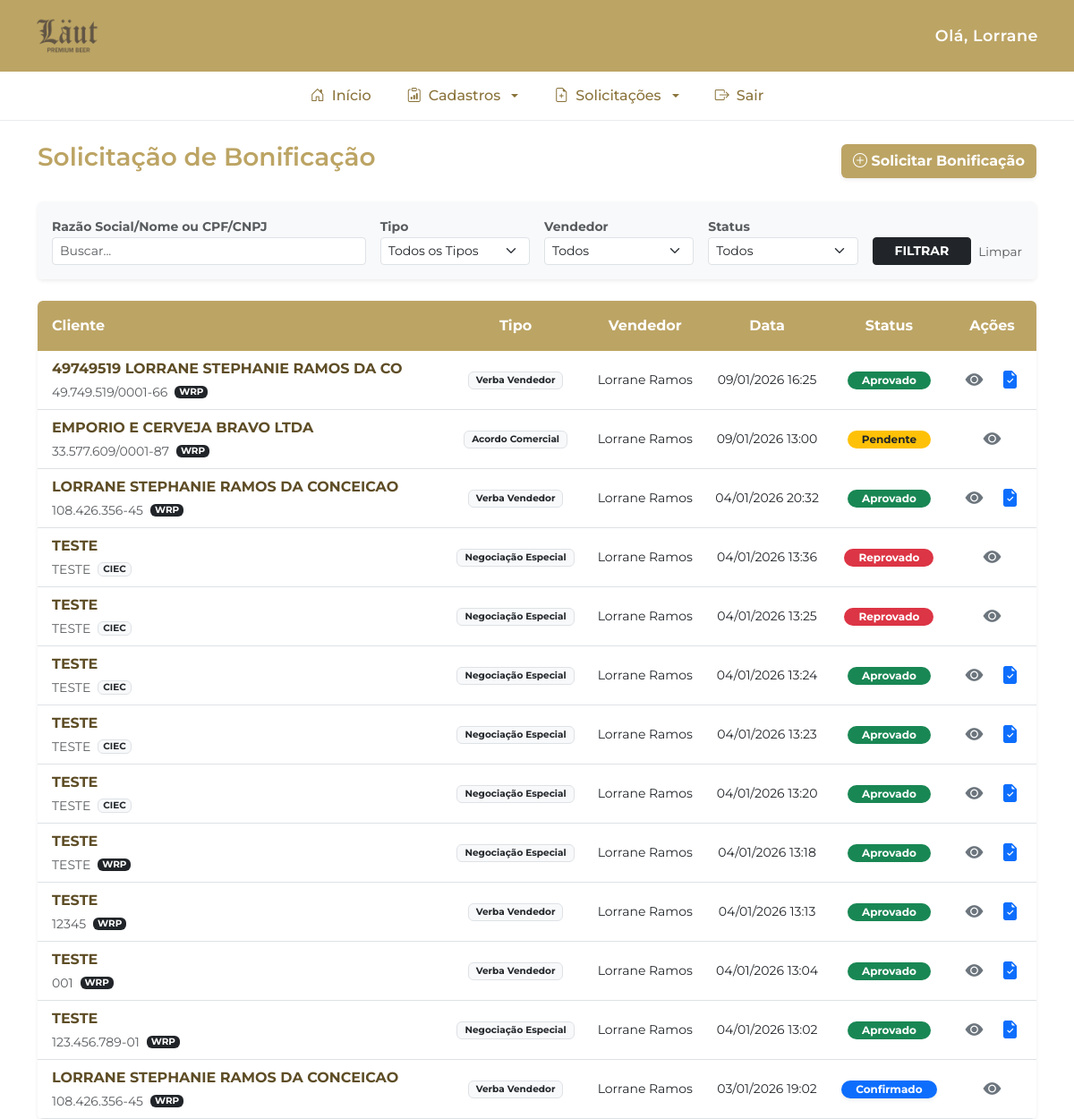
/solicitacoes/bonificacoes/ (signed in), run on the app's committed database.
### solicitacoes/models.py (models this page shows, shortened)
class Bonificacao(models.Model):
    TIPOS_CHOICES = [
        ('VERBA_VENDEDOR', 'Verba Vendedor'),
        ('ACORDO_COMERCIAL', 'Acordo Comercial'),
        ('NEGOCIACAO_ESPECIAL', 'Negociação Especial'),
    ]
    STATUS_CHOICES = [
        ('PENDENTE', 'Pendente'),
        ('APROVADO', 'Aprovado'),
        ('REPROVADO', 'Reprovado'),
    ]
    tipo = models.CharField(max_length=20, choices=TIPOS_CHOICES)
    vendedor = models.ForeignKey(User, on_delete=models.PROTECT)
    data_solicitacao = models.DateTimeField(auto_now_add=True)
    cliente_codigo = models.CharField(max_length=15)
    cliente_loja = models.CharField(max_length=4)
    cliente_razao_social = models.CharField(max_length=100)
    cliente_nome_fantasia = models.CharField(max_length=100)
    cliente_cpf_cnpj = models.CharField(max_length=18)
    cliente_grupo = models.CharField(max_length=50, blank=True, null=True)
    justificativa = models.TextField(verbose_name="Observação/Justificativa")
    status = models.CharField(max_length=15, choices=STATUS_CHOICES, default='PENDENTE')
    data_aprovacao = models.DateTimeField(null=True, blank=True)
    usuario_aprovador = models.ForeignKey(User, on_delete=models.SET_NULL, null=True, blank=True, related_name='aprovacoes')
    observacao_reprovacao = models.TextField(null=True, blank=True)
    pedido_protheus = models.CharField(max_length=20, blank=True, null=True)
    def get_total(self):
        return sum(item.valor_total for item in self.itens.all())
    class Meta:
        verbose_name = "Bonificação"
        verbose_name_plural = "Bonificações"

### solicitacoes/views.py (the view)
# urls.py: path('bonificacoes/', views.bonificacao_list, name='bonificacao_list'),
@login_required
def bonificacao_list(request):
    busca = request.GET.get('busca')
    tipo = request.GET.get('tipo')
    vendedor_id = request.GET.get('vendedor')
    status = request.GET.get('status')
    bonificacoes = Bonificacao.objects.all().order_by('-data_solicitacao')
    if busca:
        bonificacoes = bonificacoes.filter(
            Q(cliente_razao_social__icontains=busca) |
            Q(cliente_cpf_cnpj__icontains=busca)
        )
    if tipo:
        bonificacoes = bonificacoes.filter(tipo=tipo)
    if vendedor_id:
        bonificacoes = bonificacoes.filter(vendedor_id=vendedor_id)
    if status:
        bonificacoes = bonificacoes.filter(status=status)
    usuarios = User.objects.filter(is_active=True).order_by('first_name')
    context = {
        'bonificacoes': bonificacoes,
        'usuarios': usuarios,
    }
    return render(request, 'solicitacoes/bonificacao_list.html', context)

### templates/solicitacoes/bonificacao_list.html (shortened to what this page needs)
{% extends 'base.html' %}
{% block content %}
<div class="d-flex justify-content-between align-items-center mb-4">
    <div>
        <h3 style="color: #bca464; font-weight: 600;">Solicitação de Bonificação</h3>
    </div>
    <a href="{% url 'criar_bonificacao' %}" class="btn text-white shadow-sm" style="background-color: #bca464;">
        <i class="bi bi-plus-circle"></i><strong> Solicitar Bonificação</strong>
    </a>
</div>
<div class="card border-0 shadow-sm mb-4">
    <div class="card-body bg-light rounded">
        <form method="GET" class="row g-3">
            <div class="col-md-4">
                <label class="small fw-bold text-muted">Razão Social/Nome ou CPF/CNPJ</label>
                <input type="text" name="busca" class="form-control form-control-sm" placeholder="Buscar..." value="{{ request.GET.busca }}">
            </div>
            <div class="col-md-2">
                <label class="small fw-bold text-muted">Tipo</label>
                <select name="tipo" class="form-select form-select-sm">
                    <option value="">Todos os Tipos</option>
                </select>
            </div>
            <div class="col-md-2">
                <label class="small fw-bold text-muted">Vendedor</label>
                <select name="vendedor" class="form-select form-select-sm">
                    <option value="">Todos</option>
                </select>
            </div>
            <div class="col-md-2">
                <label class="small fw-bold text-muted">Status</label>
                <select name="status" class="form-select form-select-sm">
                    <option value="">Todos</option>
                </select>
            </div>
            <div class="col-md-2 d-flex align-items-end gap-2">
                <button type="submit" class="btn btn-dark btn-sm w-100 fw-bold">FILTRAR</button>
                <a href="{% url request.resolver_match.url_name %}" class="btn btn-link btn-sm text-muted text-decoration-none border-0 p-0 mb-1" style="font-size: 0.85rem;">Limpar</a>
            </div>
        </form>
    </div>
</div>
<div class="table-responsive shadow-sm rounded text-dark">
    <table class="table table-hover align-middle mb-0 bg-white" id="tabelaBonificacoes">
        <thead>
            <tr style="cursor: pointer;">
                <th onclick="sortTable(0)" style="background-color: #bca464 !important; color: white !important; border: none;" class="py-3 px-3">Cliente</th>
                <th onclick="sortTable(1)" style="background-color: #bca464 !important; color: white !important; border: none;" class="py-3 text-center">Tipo</th>
                <th onclick="sortTable(2)" style="background-color: #bca464 !important; color: white !important; border: none;" class="py-3 text-center">Vendedor</th>
                <th onclick="sortTable(3)" style="background-color: #bca464 !important; color: white !important; border: none;" class="py-3 text-center">Data</th>
                <th onclick="sortTable(4)" style="background-color: #bca464 !important; color: white !important; border: none;" class="py-3 text-center">Status</th>
                <th style="background-color: #bca464 !important; color: white !important; border: none;" class="py-3 text-center">Ações</th>
            </tr>
        </thead>
        <tbody>
            {% for b in bonificacoes %}
            <tr class="border-bottom">
                <td class="px-3">
                    <strong style="color: #5e4d26;">{{ b.cliente_razao_social }}</strong><br>
                    <div class="d-flex align-items-center gap-2 mt-1">
                        <small class="text-muted">
                            {% if b.cliente_cpf_cnpj|length == 14 %}
                                {{ b.cliente_cpf_cnpj|slice:"0:2" }}.{{ b.cliente_cpf_cnpj|slice:"2:5" }}.{{ b.cliente_cpf_cnpj|slice:"5:8" }}/{{ b.cliente_cpf_cnpj|slice:"8:12" }}-{{ b.cliente_cpf_cnpj|slice:"12:14" }}
                            {% elif b.cliente_cpf_cnpj|length == 11 %}
                                {{ b.cliente_cpf_cnpj|slice:"0:3" }}.{{ b.cliente_cpf_cnpj|slice:"3:6" }}.{{ b.cliente_cpf_cnpj|slice:"6:9" }}-{{ b.cliente_cpf_cnpj|slice:"9:11" }}
                            {% else %}
                                {{ b.cliente_codigo|default:"" }}
                            {% endif %}
                        </small>
                        {% if "CHOPP" in b.itens.all.0.produto_descricao|upper %}
                            <span class="badge bg-dark text-white" style="font-size: 0.65rem; padding: 2px 5px;">WRP</span>
                        {% else %}
                            <span class="badge border text-dark bg-light" style="font-size: 0.65rem; padding: 2px 5px;">CIEC</span>
                        {% endif %}
                    </div>
                </td>
                <td class="text-center small">
                    <span class="badge bg-light text-dark border px-2">{{ b.get_tipo_display }}</span>
                </td>
                <td class="text-center small">{{ b.vendedor.get_full_name|default:b.vendedor.username }}</td>
                <td class="text-center small">{{ b.data_solicitacao|date:"d/m/Y H:i" }}</td>
                <td class="text-center">
                    {% if b.status == 'PENDENTE' %}
                        <span class="badge rounded-pill bg-warning text-dark px-3">Pendente</span>
                    {% elif b.status == 'APROVADO' %}
                        <span class="badge rounded-pill bg-success px-3">Aprovado</span>
                    {% elif b.status == 'REPROVADO' %}
                        <span class="badge rounded-pill bg-danger px-3">Reprovado</span>
                    {% elif b.status == 'CONCLUIDO' %}
                        <span class="badge rounded-pill bg-primary px-3 shadow-sm">Confirmado</span>
                    {% endif %}
                </td>
                <td class="text-center">
                    <div class="d-flex justify-content-center gap-1">
                        <button class="btn btn-sm btn-outline-secondary border-0" data-bs-toggle="modal" data-bs-target="#modalVer{{ b.id }}" title="Ver Detalhes">
                            <i class="bi bi-eye-fill fs-5"></i>
                        </button>
                        {% if b.status == 'APROVADO' %}
                            <button class="btn btn-sm btn-outline-primary border-0" data-bs-toggle="modal" data-bs-target="#modalConfirmar{{ b.id }}" title="Finalizar Pedido">
                                <i class="bi bi-file-earmark-check-fill fs-5"></i>
                            </button>
                        {% endif %}
                    </div>
                </td>
            </tr>
            {% empty %}
            <tr><td colspan="6" class="text-center py-5 text-muted">Nenhuma bonificação encontrada.</td></tr>
            {% endfor %}
        </tbody>
    </table>
</div>
{% endblock %}

### templates/base.html (shortened to what this page needs)
{% load static %}
<!DOCTYPE html>
<html lang="pt-br">
<head>
    <link href="https://cdn.jsdelivr.net/npm/bootstrap@5.3.0/dist/css/bootstrap.min.css" rel="stylesheet">
    <link rel="stylesheet" href="https://cdn.jsdelivr.net/npm/bootstrap-icons@1.11.1/font/bootstrap-icons.css">
</head>
<body>
    <header class="header-top shadow-sm">
        <div class="logo-area">
            <img src="{% static 'logo.png' %}" alt="Logo" class="logo" />
        </div>
        <div class="saudacao">
            Olá, {{ user.first_name|default:user.username }}
        </div>
    </header>
    <nav class="nav-sistema">
        <div class="container d-flex justify-content-center">
            <ul class="nav">
                <li class="nav-item">
                    <a class="nav-link" href="/"><i class="bi bi-house-door"></i> Início</a>
                </li>
                <li class="nav-item dropdown">
                    <a class="nav-link dropdown-toggle" href="#" data-bs-toggle="dropdown">
                        <i class="bi bi-clipboard-data"></i> Cadastros
                    </a>
                </li>
                <li class="nav-item dropdown">
                    <a class="nav-link dropdown-toggle" href="#" data-bs-toggle="dropdown">
                        <i class="bi bi-file-earmark-plus"></i> Solicitações
                    </a>
                </li>
                <li class="nav-item">
                    <a class="nav-link" href="javascript:void(0)" onclick="document.getElementById('logout-form').submit();">
                        <i class="bi bi-box-arrow-right"></i> Sair
                    </a>
                </li>
            </ul>
        </div>
    </nav>
    <main class="container mt-4">
        {% block content %}{% endblock %}
    </main>
</body>
</html>

### templates/base.html (style rules this page uses)
:root { --cor-topo: #bca464; --cor-texto-menu: #8a733a; }
body { background-color: #ffffff; font-family: 'Montserrat', sans-serif; }
.header-top { background-color: var(--cor-topo); padding: 5px 40px; display: flex; justify-content: space-between; align-items: center; color: white; min-height: 80px; }
.logo-area img { max-height: 70px; width: auto; }
.saudacao { font-weight: 600; font-size: 1.1rem; letter-spacing: 0.5px; }
.nav-sistema { background-color: white; border-bottom: 1px solid #e9ecef; padding: 5px 0; }
.nav-sistema .nav-link { color: var(--cor-texto-menu); font-weight: 500; display: flex; align-items: center; gap: 8px; padding: 10px 20px; transition: 0.3s; }
h1, h2, h3, h4, h5, h6 { font-weight: 600; }

### data on the page
Bonificacao: cliente_razao_social "49749519 LORRANE STEPHANIE RAMOS DA CO", cliente_cpf_cnpj "49", cliente_cpf_cnpj "749", cliente_cpf_cnpj "519", cliente_cpf_cnpj "0001", cliente_cpf_cnpj "66", shows "WRP", tipo "Verba Vendedor", vendedor.get_full_name "Lorrane Ramos", data_solicitacao "09/01/2026 16:25", status "Aprovado"
Bonificacao: cliente_razao_social "EMPORIO E CERVEJA BRAVO LTDA", cliente_cpf_cnpj "33", cliente_cpf_cnpj "577", cliente_cpf_cnpj "609", cliente_cpf_cnpj "0001", cliente_cpf_cnpj "87", shows "WRP", tipo "Acordo Comercial", vendedor.get_full_name "Lorrane Ramos", data_solicitacao "09/01/2026 13:00", status "Pendente"
Bonificacao: cliente_razao_social "LORRANE STEPHANIE RAMOS DA CONCEICAO", cliente_cpf_cnpj "108", cliente_cpf_cnpj "426", cliente_cpf_cnpj "356", cliente_cpf_cnpj "45", shows "WRP", tipo "Verba Vendedor", vendedor.get_full_name "Lorrane Ramos", data_solicitacao "04/01/2026 20:32", status "Aprovado"
Bonificacao: cliente_razao_social "TESTE", cliente_codigo "TESTE", shows "CIEC", tipo "Negociação Especial", vendedor.get_full_name "Lorrane Ramos", data_solicitacao "04/01/2026 13:36", status "Reprovado"
Bonificacao: cliente_razao_social "TESTE", cliente_codigo "TESTE", shows "CIEC", tipo "Negociação Especial", vendedor.get_full_name "Lorrane Ramos", data_solicitacao "04/01/2026 13:25", status "Reprovado"
Bonificacao: cliente_razao_social "TESTE", cliente_codigo "TESTE", shows "CIEC", tipo "Negociação Especial", vendedor.get_full_name "Lorrane Ramos", data_solicitacao "04/01/2026 13:24", status "Aprovado"
Bonificacao: cliente_razao_social "TESTE", cliente_codigo "TESTE", shows "CIEC", tipo "Negociação Especial", vendedor.get_full_name "Lorrane Ramos", data_solicitacao "04/01/2026 13:23", status "Aprovado"
Bonificacao: cliente_razao_social "TESTE", cliente_codigo "TESTE", shows "CIEC", tipo "Negociação Especial", vendedor.get_full_name "Lorrane Ramos", data_solicitacao "04/01/2026 13:20", status "Aprovado"
Bonificacao: cliente_razao_social "TESTE", cliente_codigo "TESTE", shows "WRP", tipo "Negociação Especial", vendedor.get_full_name "Lorrane Ramos", data_solicitacao "04/01/2026 13:18", status "Aprovado"
Bonificacao: cliente_razao_social "TESTE", cliente_codigo "12345", shows "WRP", tipo "Verba Vendedor", vendedor.get_full_name "Lorrane Ramos", data_solicitacao "04/01/2026 13:13", status "Aprovado"
Bonificacao: cliente_razao_social "TESTE", cliente_codigo "001", shows "WRP", tipo "Verba Vendedor", vendedor.get_full_name "Lorrane Ramos", data_solicitacao "04/01/2026 13:04", status "Aprovado"
Bonificacao: cliente_razao_social "TESTE", cliente_cpf_cnpj "123", cliente_cpf_cnpj "456", cliente_cpf_cnpj "789", cliente_cpf_cnpj "01", shows "WRP", tipo "Negociação Especial", vendedor.get_full_name "Lorrane Ramos", data_solicitacao "04/01/2026 13:02", status "Aprovado"
Bonificacao: cliente_razao_social "LORRANE STEPHANIE RAMOS DA CONCEICAO", cliente_cpf_cnpj "108", cliente_cpf_cnpj "426", cliente_cpf_cnpj "356", cliente_cpf_cnpj "45", shows "WRP", tipo "Verba Vendedor", vendedor.get_full_name "Lorrane Ramos", data_solicitacao "03/01/2026 19:02", status "Confirmado"

### other printed values
{{ user.first_name|default:user.username }} "Lorrane"
